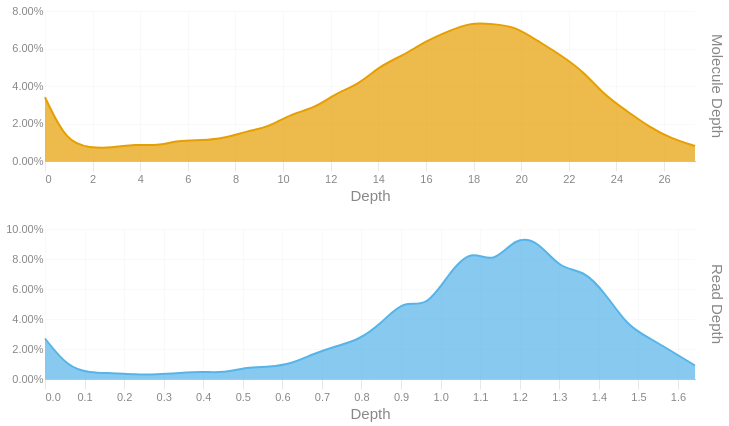

The notebook cell saved with this chart:
### Code cell
readdep = depth_hist(tb['Read Depth'], q99, 3)
readdep = readdep.with_columns(pl.lit('Read Depth').alias('Metric'))
if not SKIPLR:
    moldep = depth_hist(tb['Molecule Depth'], mol_q99, 1)
    moldep = moldep.with_columns(pl.lit('Molecule Depth').alias('Metric'))
    _hist = pl.concat([readdep, moldep])
    _hist = _hist.filter(pl.col('Proportion') != 0)
    with SafeRender(_hist):
        (
            alt.Chart(_hist)        
            .mark_area(interpolate = "basis")
            .encode(
                x=alt.X('Bin:Q').scale(domainMin=0).axis(alt.Axis(title='Depth')),
                y = alt.Y('Proportion:Q', title = None).axis(format = '.2%'),
                color = alt.Color('Metric:N').legend(None),
                row = alt.Row("Metric:N").header(title = None, labelOrient = 'right'),
                tooltip = [
                    alt.Tooltip("Metric:N", title = "Metric"),
                    alt.Tooltip('Interval:N', title = "Depth Interval"),
                    alt.Tooltip('Proportion:Q', title = "% Alignments").format('.2%')
                ]
            )
            .resolve_scale(x='independent', y='independent')
            .properties(
                height = 150, width = 650,
                usermeta={'embedOptions': {'downloadFileName': f'{samplename}.depth.hist'}}
            )
        ).display()
else:
    readdep = readdep.filter(pl.col('Proportion') != 0)
    with SafeRender(readdep):
        (
            alt.Chart(readdep)        
            .mark_area(interpolate = "basis")
            .encode(
                x=alt.X('Bin:Q').scale(domainMin=0).axis(alt.Axis(title='Depth')),
                y = alt.Y('Proportion:Q', title = None).axis(format = '.2%'),
                tooltip = [
                    alt.Tooltip('Interval:N', title = "Depth Interval"),
                    alt.Tooltip('Proportion:Q', title = "% Alignments").format('.2%')
                ]
            )
            .properties(
                usermeta={'embedOptions': {'downloadFileName': f'{samplename}.depth.hist'}}
            )
        ).display()

### Figure 1 — Vega-Lite specification as saved in the notebook (floating-point values rounded to 4 significant figures)
{"width": 650, "height": 150, "config": {"title": {"anchor": "start", "dy": -15, "fontSize": 18, "color": "#888888", "subtitleColor": "#888888", "subtitleFontSize": 14}, "arc": {"fill": "#0072B2"}, "axis": {"domainColor": "#888888", "domainWidth": 0.5, "gridWidth": 0.2, "grid": false, "titleFontWeight": 400, "titleFontSize": 15, "labelFontSize": 11, "labelColor": "#888888", "tickColor": "#888888", "tickWidth": 0.2, "titleColor": "#888888"}, "axisBand": {"grid": false}, "axisX": {"grid": true, "tickSize": 10, "domainCap": "round"}, "axisY": {"domain": false, "grid": true, "tickSize": 0, "domainCap": "round"}, "background": "transparent", "header": {"labelFontSize": 15, "labelColor": "#888888", "titleFontSize": 15, "titleFontWeight": 600, "titleColor": "#888888"}, "legend": {"labelFont": "sans-serif", "labelFontSize": 12, "labelColor": "#888888", "symbolSize": 100, "symbolType": "circle", "titleFontSize": 12, "titlePadding": 10, "titleColor": "#888888", "title": null}, "range": {"category": ["#E69F00", "#56B4E9", "#009E73", "#F0E442", "#0072B2", "#D55E00", "#CC79A7", "#000000"], "diverging": ["#cfe8f3", "#a2d4ec", "#73bfe2", "#46abdb", "#1696d2", "#12719e"]}, "area": {"fill": "#0072B2", "fillOpacity": 0.7, "line": true, "strokeOpacity": 0.7}, "line": {"color": "#0072B2", "stroke": "#0072B2", "strokeWidth": 2}, "trail": {"color": "#0072B2", "stroke": "#0072B2", "strokeWidth": 0, "size": 1}, "point": {"filled": true, "fillOpacity": 1.0, "size": 95}, "text": {"color": "#888888", "fontSize": 11, "align": "right", "fontWeight": 400, "size": 11}, "bar": {"fill": "#0072B2", "stroke": null}, "view": {"stroke": null, "continuousWidth": 660, "continuousHeight": 400}}, "data": {"name": "data-f4c7bf155e030ee1019ba3eff0eccc87"}, "mark": {"type": "area", "interpolate": "basis"}, "encoding": {"color": {"field": "Metric", "legend": null, "type": "nominal"}, "row": {"field": "Metric", "header": {"title": null, "labelOrient": "right"}, "type": "nominal"}, "tooltip": [{"field": "Metric", "title": "Metric", "type": "nominal"}, {"field": "Interval", "title": "Depth Interval", "type": "nominal"}, {"field": "Proportion", "format": ".2%", "title": "% Alignments", "type": "quantitative"}], "x": {"axis": {"title": "Depth"}, "field": "Bin", "scale": {"domainMin": 0}, "type": "quantitative"}, "y": {"axis": {"format": ".2%"}, "field": "Proportion", "title": null, "type": "quantitative"}}, "resolve": {"scale": {"x": "independent", "y": "independent"}}, "usermeta": {"embedOptions": {"downloadFileName": "S3_Annapolis_297.depth.hist"}}, "$schema": "https://vega.github.io/schema/vega-lite/v6.1.0.json", "datasets": {"data-f4c7bf155e030ee1019ba3eff0eccc87": [{"Bin": 0.0, "Interval": "0.0-0.057", "Proportion": 0.027, "Metric": "Read Depth"}, {"Bin": 0.057, "Interval": "0.057-0.113", "Proportion": 0.008, "Metric": "Read Depth"}, {"Bin": 0.113, "Interval": "0.113-0.17", "Proportion": 0.004, "Metric": "Read Depth"}, {"Bin": 0.17, "Interval": "0.17-0.227", "Proportion": 0.004, "Metric": "Read Depth"}, {"Bin": 0.227, "Interval": "0.227-0.283", "Proportion": 0.003, "Metric": "Read Depth"}, {"Bin": 0.283, "Interval": "0.283-0.34", "Proportion": 0.003, "Metric": "Read Depth"}, {"Bin": 0.34, "Interval": "0.34-0.397", "Proportion": 0.004, "Metric": "Read Depth"}, {"Bin": 0.397, "Interval": "0.397-0.453", "Proportion": 0.005, "Metric": "Read Depth"}, {"Bin": 0.453, "Interval": "0.453-0.51", "Proportion": 0.004, "Metric": "Read Depth"}, {"Bin": 0.51, "Interval": "0.51-0.567", "Proportion": 0.008, "Metric": "Read Depth"}, {"Bin": 0.567, "Interval": "0.567-0.623", "Proportion": 0.008, "Metric": "Read Depth"}, {"Bin": 0.623, "Interval": "0.623-0.68", "Proportion": 0.01, "Metric": "Read Depth"}, {"Bin": 0.68, "Interval": "0.68-0.737", "Proportion": 0.017, "Metric": "Read Depth"}, {"Bin": 0.737, "Interval": "0.737-0.793", "Proportion": 0.022, "Metric": "Read Depth"}, {"Bin": 0.793, "Interval": "0.793-0.85", "Proportion": 0.026, "Metric": "Read Depth"}, {"Bin": 0.85, "Interval": "0.85-0.907", "Proportion": 0.037, "Metric": "Read Depth"}, {"Bin": 0.907, "Interval": "0.907-0.963", "Proportion": 0.053, "Metric": "Read Depth"}, {"Bin": 0.963, "Interval": "0.963-1.02", "Proportion": 0.047, "Metric": "Read Depth"}, {"Bin": 1.02, "Interval": "1.02-1.077", "Proportion": 0.07, "Metric": "Read Depth"}, {"Bin": 1.077, "Interval": "1.077-1.133", "Proportion": 0.087, "Metric": "Read Depth"}, {"Bin": 1.133, "Interval": "1.133-1.19", "Proportion": 0.076, "Metric": "Read Depth"}, {"Bin": 1.19, "Interval": "1.19-1.247", "Proportion": 0.095, "Metric": "Read Depth"}, {"Bin": 1.247, "Interval": "1.247-1.303", "Proportion": 0.092, "Metric": "Read Depth"}, {"Bin": 1.303, "Interval": "1.303-1.36", "Proportion": 0.073, "Metric": "Read Depth"}, {"Bin": 1.36, "Interval": "1.36-1.417", "Proportion": 0.073, "Metric": "Read Depth"}, {"Bin": 1.417, "Interval": "1.417-1.473", "Proportion": 0.057, "Metric": "Read Depth"}, {"Bin": 1.473, "Interval": "1.473-1.53", "Proportion": 0.035, "Metric": "Read Depth"}, {"Bin": 1.53, "Interval": "1.53-1.587", "Proportion": 0.027, "Metric": "Read Depth"}, {"Bin": 1.587, "Interval": "1.587-1.643", "Proportion": 0.018, "Metric": "Read Depth"}, {"Bin": 1.643, "Interval": "1.643-1.7", "Proportion": 0.009, "Metric": "Read Depth"}, {"Bin": 0.0, "Interval": "0.0-0.9", "Proportion": 0.034, "Metric": "Molecule Depth"}, {"Bin": 0.9, "Interval": "0.9-1.9", "Proportion": 0.01, "Metric": "Molecule Depth"}, {"Bin": 1.9, "Interval": "1.9-2.8", "Proportion": 0.007, "Metric": "Molecule Depth"}, {"Bin": 2.8, "Interval": "2.8-3.8", "Proportion": 0.007, "Metric": "Molecule Depth"}, {"Bin": 3.8, "Interval": "3.8-4.7", "Proportion": 0.009, "Metric": "Molecule Depth"}, {"Bin": 4.7, "Interval": "4.7-5.6", "Proportion": 0.008, "Metric": "Molecule Depth"}, {"Bin": 5.6, "Interval": "5.6-6.6", "Proportion": 0.011, "Metric": "Molecule Depth"}, {"Bin": 6.6, "Interval": "6.6-7.5", "Proportion": 0.011, "Metric": "Molecule Depth"}, {"Bin": 7.5, "Interval": "7.5-8.5", "Proportion": 0.012, "Metric": "Molecule Depth"}, {"Bin": 8.5, "Interval": "8.5-9.4", "Proportion": 0.016, "Metric": "Molecule Depth"}, {"Bin": 9.4, "Interval": "9.4-10.3", "Proportion": 0.018, "Metric": "Molecule Depth"}, {"Bin": 10.3, "Interval": "10.3-11.3", "Proportion": 0.025, "Metric": "Molecule Depth"}, {"Bin": 11.3, "Interval": "11.3-12.2", "Proportion": 0.028, "Metric": "Molecule Depth"}, {"Bin": 12.2, "Interval": "12.2-13.2", "Proportion": 0.036, "Metric": "Molecule Depth"}, {"Bin": 13.2, "Interval": "13.2-14.1", "Proportion": 0.041, "Metric": "Molecule Depth"}, {"Bin": 14.1, "Interval": "14.1-15.0", "Proportion": 0.051, "Metric": "Molecule Depth"}, {"Bin": 15.0, "Interval": "15.0-16.0", "Proportion": 0.056, "Metric": "Molecule Depth"}, {"Bin": 16.0, "Interval": "16.0-16.9", "Proportion": 0.064, "Metric": "Molecule Depth"}, {"Bin": 16.9, "Interval": "16.9-17.9", "Proportion": 0.069, "Metric": "Molecule Depth"}, {"Bin": 17.9, "Interval": "17.9-18.8", "Proportion": 0.074, "Metric": "Molecule Depth"}, {"Bin": 18.8, "Interval": "18.8-19.7", "Proportion": 0.073, "Metric": "Molecule Depth"}, {"Bin": 19.7, "Interval": "19.7-20.7", "Proportion": 0.072, "Metric": "Molecule Depth"}, {"Bin": 20.7, "Interval": "20.7-21.6", "Proportion": 0.064, "Metric": "Molecule Depth"}, {"Bin": 21.6, "Interval": "21.6-22.6", "Proportion": 0.057, "Metric": "Molecule Depth"}, {"Bin": 22.6, "Interval": "22.6-23.5", "Proportion": 0.048, "Metric": "Molecule Depth"}, {"Bin": 23.5, "Interval": "23.5-24.4", "Proportion": 0.035, "Metric": "Molecule Depth"}, {"Bin": 24.4, "Interval": "24.4-25.4", "Proportion": 0.027, "Metric": "Molecule Depth"}, {"Bin": 25.4, "Interval": "25.4-26.3", "Proportion": 0.018, "Metric": "Molecule Depth"}, {"Bin": 26.3, "Interval": "26.3-27.3", "Proportion": 0.012, "Metric": "Molecule Depth"}, {"Bin": 27.3, "Interval": "27.3-28.19", "Proportion": 0.008, "Metric": "Molecule Depth"}]}}
